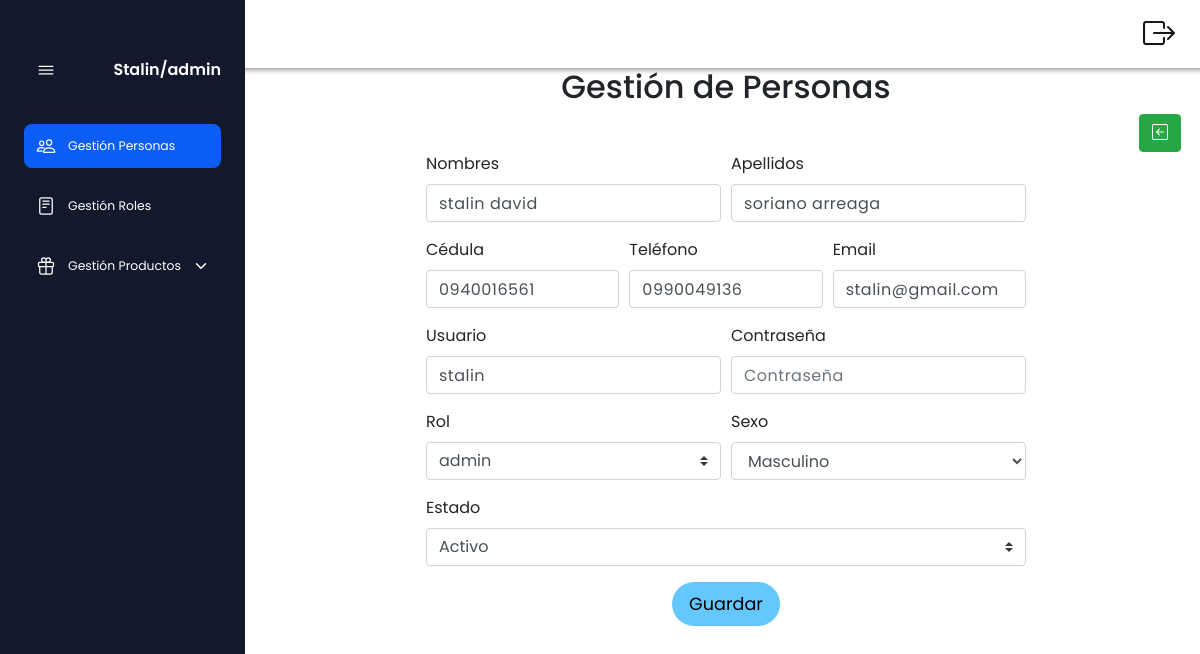
The app's page /?c=Personas&a=mostrarActividad&id=7 (signed in) with its own data.
### tables this page shows
CREATE TABLE IF NOT EXISTS `personas` (
  `idpersonas` INT(11) NOT NULL AUTO_INCREMENT,
  `nombres` VARCHAR(45) NOT NULL,
  `apellidos` VARCHAR(45) NOT NULL,
  `cedula` VARCHAR(45) NOT NULL,
  `telefono` VARCHAR(45) NOT NULL,
  `email` VARCHAR(45) NOT NULL,
  `usuario` VARCHAR(350) NOT NULL,
  `pass` VARCHAR(350) NOT NULL,
  `genero` VARCHAR(45) NOT NULL,
  `estado` INT(11) NOT NULL,
  `idroles` INT(11) NOT NULL,
  PRIMARY KEY (`idpersonas`),
  CONSTRAINT `idroles`
    FOREIGN KEY (`idroles`)
    REFERENCES `roles` (`idroles`)
    ON DELETE NO ACTION
    ON UPDATE NO ACTION);

CREATE TABLE IF NOT EXISTS `roles` (
  `idroles` INT(11) NOT NULL AUTO_INCREMENT,
  `nombre` VARCHAR(45) NOT NULL,
  `estado` INT(11) NOT NULL,
  PRIMARY KEY (`idroles`));

### index.php (called while the page is built, shortened)
<?php
$ruteador = new FrontController();
$ruteador->rutear();

### model/personasModel.php (called while the page is built, shortened)
<?php
require_once 'model/Conexion.php';
require_once 'model/Personas.php';
class PersonasModel
{
	private $db;
	public function __construct() {
        try {
            $this->db = Conexion::getConexion();
        } catch (Exception $e) {
            die($e->getTrace());
            die($e->getMessage());
        }
    }
     public function obtenerPorId($id) {
        try {
            $sentencia = $this->db->prepare("select  idpersonas,nombres,apellidos,cedula,telefono,email,usuario,genero,estado,idroles from personas where idpersonas=?");
            $sentencia->execute(array($id));
            $resultset = $sentencia->fetchAll(PDO::FETCH_CLASS, 'Personas');
            return $resultset[0];
        } catch (Exception $e) {
            die($e->getTrace());
            die($e->getMessage());
        }
    }
}

### model/conexion.php (called while the page is built, shortened)
<?php
class Conexion{
    private static $conexion = null;
    public static function getConexion(){
        try{
            if(!isset(self::$conexion)){
                self::$conexion=new PDO("mysql:host=localhost; dbname=proyecto","root","");
               self::$conexion->setAttribute(
                       PDO::ATTR_ERRMODE,PDO::ERRMODE_EXCEPTION);
               self::$conexion->exec("set character set utf8");
            }
        }catch(Exception $e){
            echo "linea del error " .$e->getLine();
            echo "</br>";
            echo "archivo " . $e->getFile();
            echo "</br>";
            die("error " . $e->getMessage());
        }
        return self::$conexion;
    }
}

### model/personas.php (called while the page is built, shortened)
<?php
class Personas {
        public $nombres;
        public $apellidos;
        public $cedula;
        public $telefono;
        public $email;
        public $usuario;
        public $pass;
        public $genero;
        public $estado;
        public $idroles;
        function getNombres() {
            return $this->nombres;
        }
        function getApellidos() {
            return $this->apellidos;
        }
        function getCedula() {
            return $this->cedula;
        }
        function getTelefono() {
            return $this->telefono;
        }
        function getEmail() {
            return $this->email;
        }
        function getUsuario() {
            return $this->usuario;
        }
        function getPass() {
            return $this->pass;
        }
        function getGenero() {
            return $this->genero;
        }
        function getEstado() {
            return $this->estado;
        }
        function getIdroles() {
            return $this->idroles;
        }
}

### model/rolesModel.php (called while the page is built, shortened)
<?php
require_once 'model/conexion.php';
require_once 'model/Roles.php';
class RolesModel
{
	private $db;
	public function __construct() {
        try {
            $this->db = Conexion::getConexion();
        } catch (Exception $e) {
            die($e->getTrace());
            die($e->getMessage());
        }
    }
    public function listar(){
        try {
            $sentencia = $this->db->prepare("select * from roles");
            $sentencia->execute(array());
            $resultset = $sentencia->fetchAll(PDO::FETCH_CLASS, 'Roles');
            return $resultset;
        } catch (Exception $e) {
            die($e->getMessage());
        }
    }
}

### model/roles.php (called while the page is built, shortened)
<?php
class Roles {
        private $idroles;
        private $nombre;
        function getIdroles() {
            return $this->idroles;
        }
        function getNombre() {
            return $this->nombre;
        }
}

### view/personas/personasEditView.php (the view, shortened to what this page needs)
<div class="row">
    <div class="col-sm-12 ">
        <section class="sectionAdminGetionEdit">
            <div class="row">
                <div class="col-sm-12 text-center">
                    <h2>Gestión de Personas</h2>
                </div>
                <div class="col-sm-12 text-right ">
                    <a href="?c=Personas&a=consulta" class="btn btn-success btnAdd" data-toggle="
                                            tooltip" data-placement="bottom" title="Listado">
                        <i class="bi bi-arrow-left-square"></i>
                    </a>
                </div>
                <br>
                <div class="col-sm-12 ">
                    <form class="formView" action="?c=Personas&a=guardar" method="post" enctype="multipart/form-data">
                        <div class="form-row">
                            <div class="form-group col-md-6">
                                <label for="nombreSub">Nombres</label>
                                <input type="text" class="form-control" id="nombreSub" placeholder="Nombre"
                                    name="nombres" value="<?php echo $per->getNombres();?>">
                            </div>
                            <div class="form-group col-md-6">
                                <label for="apellidosSub">Apellidos</label>
                                <input type="text" class="form-control" id="apellidosSub" placeholder="Apellidos"
                                    name="apellidos" value="<?php echo $per->getApellidos();?>">
                            </div>
                            <div class="form-group col-md-4">
                                <label for="cedulaSub">Cédula</label>
                                <input type="text" class="form-control" id="cedulaSub" placeholder="Cédula"
                                    name="cedula" value="<?php echo $per->getCedula();?>">
                            </div>
                            <div class="form-group col-md-4">
                                <label for="telefonoSub">Teléfono</label>
                                <input type="text" class="form-control" id="telefonoSub" placeholder="Teléfono"
                                    name="telefono" value="<?php echo $per->getTelefono();?>">
                            </div>
                            <div class="form-group col-md-4">
                                <label for="emailSub">Email</label>
                                <input type="text" class="form-control" id="emailSub" placeholder="Email" name="email"
                                    value="<?php echo $per->getEmail();?>">
                            </div>
                            <div class="form-group col-md-6">
                                <label for="usuarioSub">Usuario</label>
                                <input type="text" class="form-control" id="usuarioSub" placeholder="Usuario"
                                    name="usuario" value="<?php echo $per->getUsuario();?>">
                            </div>
                            <div class="form-group col-md-6">
                                <label for="passSub">Contraseña</label>
                                <input type="text" class="form-control" id="passSub" placeholder="Contraseña"
                                    name="pass" value="<?php echo $per->getPass();?>">
                            </div>
                            <div class="form-group col-md-6">
                                <label for="rolSub">Rol</label>
                                <select class="custom-select " name="roles">
                                    <?php
                                    require_once 'model/Roles.php';
                                    foreach ($rol as $rol2) {
                                    ?>
                                    <option
                                        <?php if ($per->getIdroles() == $rol2->getIdroles()) echo " selected=selected"; ?>
                                        value="<?php echo $rol2->getIdroles(); ?>"><?php echo $rol2->getNombre(); ?>
                                    </option>
                                    <?php
                                    }
                                    ?>
                                </select>
                            </div>
                            <div class="form-group col-md-6">
                                <label for="inputState">Sexo</label>
                                <select id="inputState" class="form-control" name="genero">
                                    <option  <?php if ($per->getGenero() == "Masculino") echo " selected=selected"; ?> value="Masculino">Masculino</option>
                                </select>
                            </div>
                            <div class="form-group col-md-12">
                                <label for="estadoSub">Estado</label>
                                <select class="custom-select " name="estado">
                                    <option <?php if ($per->getEstado() == "1") echo " selected=selected"; ?> value="1">
                                        Activo</option>
                                </select>
                            </div>
                        </div>
                        <div class="col-sm-12 text-center">
                            <button type="submit">Guardar</button>
                        </div>
                </div>
            </div>
    </div>
</div>
</div>
</div>

### view/html/admin.php (shortened to what this page needs)
<?php
$c=$_REQUEST['c'];
$active2=null;
$active3=null;
$active4=null;
if($c=='Pedidos'){
    $active1=' active2';
    $active2='';
    $active3='';
    $active4='';
}else{
    if($c=='Roles'){
        $active1='';
        $active2=' active2';
        $active3='';
        $active4='';
    }else{
        if($c=='Personas'){
            $active2='';
            $active3=' active2';
            $active4='';
        }else{
                $active1='';
                $active2='';
                $active3='';
                $active4=' active2';
        }
    }
}
?>
<div class="body" id="body-pd2">
    <div class="l-navbar2 expander2" id="navbar2">
        <nav class="nav2">
            <div><br />
                <div class="nav_brand2">
                    <ion-icon name="menu-outline" class="nav_toggle2" id="nav-toggle2" data-toggle="tooltip" data-placement="bottom" title="Menú"></ion-icon>
                    <a href="#" class="nav_logo2"><?php  echo ucwords($_SESSION['user']->getUsuario()).'/'.$_SESSION['user']->getIdroles();?> </a>
                </div>
                <div class="nav_list2">
                    <?php if(isset($_SESSION['user'])&& ($_SESSION['user']->getIdroles()=='Talento Humano' || $_SESSION['user']->getIdroles()=='admin')) {?>
                <a href="?c=Personas&a=consulta" class="nav_link2  <?php echo $active3;?>">
                        <ion-icon name="people-outline" class="nav_icon2" data-toggle="tooltip" data-placement="bottom" title="Gestión Personas"></ion-icon>
                        <span class="nav_name2">Gestión Personas</span>
                    </a>
                    <?php }?>
                    <?php if(isset($_SESSION['user'])&& $_SESSION['user']->getIdroles()=='admin') {?>
                    <a href="?c=Roles&a=consulta" class="nav_link2  <?php echo $active2;?>" >
                        <ion-icon name="reader-outline" class="nav_icon2" data-toggle="tooltip" data-placement="bottom" title="Gestión Roles"></ion-icon>
                        <span class="nav_name2">Gestión Roles</span>
                    </a>
                    <?php }?>
                    <?php if(isset($_SESSION['user'])&& ($_SESSION['user']->getIdroles()=='trabajador' || $_SESSION['user']->getIdroles()=='admin')) {?>
                    <div class="nav_link2 collapse2  <?php echo $active4;?>">
                    <ion-icon name="gift-outline" class="nav_icon2" data-toggle="tooltip" data-placement="bottom" title="Gestión Productos"></ion-icon>
                    <span class="nav_name2">Gestión Productos</span>
                    <ion-icon name="chevron-down-outline" class="collapse_link2"></ion-icon>
                </div>
                <?php }?>
                </div>
            </div>
        </nav>
    </div>
    <div class="container-fluid " id="administracion">
    <div class="row barraadmin">
        <div class="col-sm-12 ">
            <div class="text-right">
                <a href="?c=Personas&a=logout" data-toggle="tooltip" data-placement="bottom" title="Cerrar de Sesión"><i class="bi bi-box-arrow-right" ></i></a>
            </div>
        </div>
    </div>

### records on screen
personas: usuario "Stalin", nombres "stalin david", apellidos "soriano arreaga", cedula "0940016561", telefono "0990049136", email "stalin@gmail.com", usuario "stalin", roles "admin", genero "Masculino", estado "Activo"

### other values on screen
$_SESSION['user']->getIdroles() "admin"
